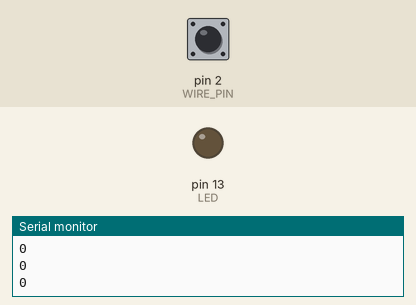
Recording of a sketch running on a simulated Arduino Uno, built with avr-gcc and run on an emulated ATmega328P. Parts: output pins drawn as LEDs (lit = HIGH), the last lines printed to the serial monitor. Inputs (shaded band) come from the test bench; at power-on: pin 2 (WIRE_PIN) HIGH.

Above: at 1.2 s.
1.3 s: pin 2 (WIRE_PIN) pulled LOW for 0.15 s
At 1.37 s:
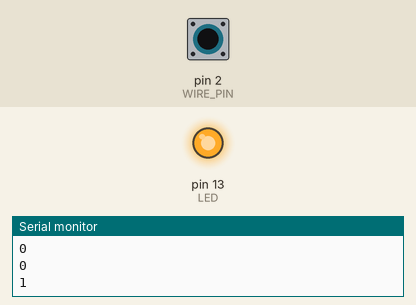
2.9 s: pin 2 (WIRE_PIN) pulled LOW for 3.2 s
At 6.8 s:
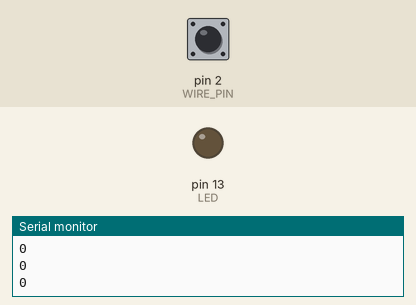
Timing chart, 0 to 8.3 s (numbered marks = the images above; inputs shaded):
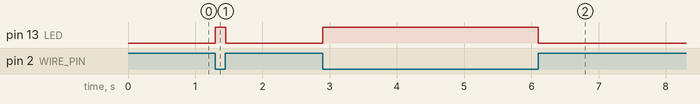

Measured:
- after the input at 1.3 s, pin 13 (LED): LOW → HIGH at once, → LOW 0.15 s later
- after the input at 2.9 s, pin 13 (LED): LOW → HIGH at once, → LOW 3.2 s later

The sketch:

buzz_contact.ino
```cpp
// Optional objective contact sensor for the buzz-wire (Arduino Uno/Nano).
//
// Wiring (ASK THE TA FIRST - do not modify the shared wire stand without permission):
//   - wire loop         -> Arduino D2   (input with internal pull-up)
//   - probe ring        -> Arduino GND  (thin flexible lead along the robot arm)
//   Touching the wire pulls D2 LOW -> we print "1"; released -> "0".
//   If the stand already has its own battery + buzzer circuit, tap it through an
//   opto-coupler instead of connecting directly, so the two circuits never share current.
//
// Host side: python3 scripts/contact_monitor.py --mode serial --port /dev/ttyACM0

const int WIRE_PIN = 2;
const int LED = 13;
const unsigned long DEBOUNCE_US = 300;   // short: we want to catch brief touches

int state = 0;

void setup() {
  pinMode(WIRE_PIN, INPUT_PULLUP);
  pinMode(LED, OUTPUT);
  Serial.begin(115200);
}

void loop() {
  int touching = (digitalRead(WIRE_PIN) == LOW) ? 1 : 0;
  if (touching != state) {
    delayMicroseconds(DEBOUNCE_US);
    if (((digitalRead(WIRE_PIN) == LOW) ? 1 : 0) == touching || touching == 1) {
      state = touching;
      digitalWrite(LED, state);
      Serial.println(state);
    }
  }
  static unsigned long last = 0;           // heartbeat so the host sees the state
  if (millis() - last > 200) {
    last = millis();
    Serial.println(state);
  }
}
```
